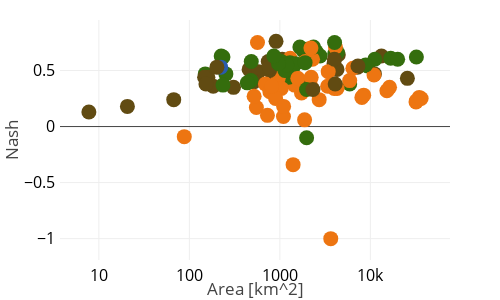
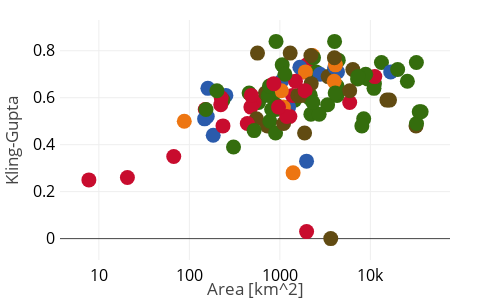

Notebook cell for these charts, in order:
### Code cell
A = ['%.2f'%i for i in Area]; A = [float(i) for i in A]
N = ['%.2f'%i for i in NEval]; N = [float(i) for i in N]
minV = np.log(A).min(); maxV = np.log(A).max()
div, fig = Scatter(A, N, Color=ColorNE, width=500,height=300, xLabel='Area [km^2]', yLabel='Nash', Xtype='log',rangoX=None, rangoY=None)

K = ['%.2f'%i for i in KGval]; K = [float(i) for i in K]
div2, fig = Scatter(A, K, Color=ColorKG, width=500,height=300, xLabel='Area [km^2]', yLabel='Kling-Gupta', Xtype='log')
